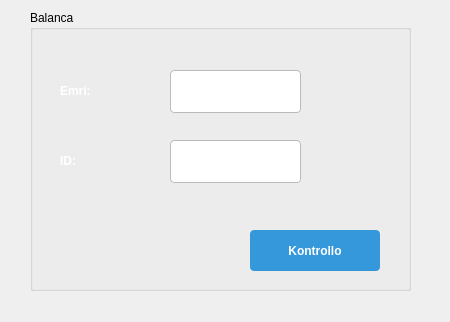
<?xml version="1.0" encoding="UTF-8"?>
<ui version="4.0">
 <class>check_balance</class>
 <widget class="QDialog" name="check_balance">
  <property name="geometry">
   <rect>
    <x>0</x>
    <y>0</y>
    <width>450</width>
    <height>322</height>
   </rect>
  </property>
  <property name="windowTitle">
   <string>Dialog</string>
  </property>
  <widget class="QGroupBox" name="groupBox">
   <property name="geometry">
    <rect>
     <x>30</x>
     <y>10</y>
     <width>381</width>
     <height>281</height>
    </rect>
   </property>
   <property name="title">
    <string>Balanca</string>
   </property>
   <widget class="QLabel" name="label">
    <property name="geometry">
     <rect>
      <x>30</x>
      <y>70</y>
      <width>71</width>
      <height>21</height>
     </rect>
    </property>
    <property name="styleSheet">
     <string notr="true">color: rgb(255, 255, 255);
    font-weight: bold;
font: 700 12pt &quot;Arial Rounded MT&quot;;</string>
    </property>
    <property name="text">
     <string>Emri:</string>
    </property>
   </widget>
   <widget class="QLineEdit" name="lineEdit">
    <property name="geometry">
     <rect>
      <x>140</x>
      <y>60</y>
      <width>131</width>
      <height>43</height>
     </rect>
    </property>
    <property name="styleSheet">
     <string notr="true">QLineEdit {
    padding: 8px;
    border: 1px solid #bbb;
    border-radius: 4px;
    background-color: #fff;
    selection-background-color: #3498db;
    min-height: 25px;
	color: rgb(0, 0, 0);
}

QLineEdit:focus {
    border: 1px solid #3498db;
}</string>
    </property>
   </widget>
   <widget class="QLabel" name="label_2">
    <property name="geometry">
     <rect>
      <x>30</x>
      <y>140</y>
      <width>61</width>
      <height>21</height>
     </rect>
    </property>
    <property name="styleSheet">
     <string notr="true"> color: rgb(255, 255, 255);   
 font-weight: bold;
font: 700 12pt &quot;Arial Rounded MT&quot;;</string>
    </property>
    <property name="text">
     <string>ID:</string>
    </property>
   </widget>
   <widget class="QLineEdit" name="lineEdit_2">
    <property name="geometry">
     <rect>
      <x>140</x>
      <y>130</y>
      <width>131</width>
      <height>43</height>
     </rect>
    </property>
    <property name="styleSheet">
     <string notr="true">QLineEdit {
    padding: 8px;
    border: 1px solid #bbb;
    border-radius: 4px;
    background-color: #fff;
    selection-background-color: #3498db;
    min-height: 25px;
	color: rgb(0, 0, 0);
}

QLineEdit:focus {
    border: 1px solid #3498db;
}</string>
    </property>
   </widget>
   <widget class="QPushButton" name="pushButton">
    <property name="geometry">
     <rect>
      <x>220</x>
      <y>220</y>
      <width>130</width>
      <height>41</height>
     </rect>
    </property>
    <property name="styleSheet">
     <string notr="true">QPushButton {
    background-color: #3498db;
    color: white;
    border: none;
    border-radius: 4px;
    padding: 10px 15px;
    font-weight: bold;
    min-width: 100px;
}

QPushButton:hover {
    background-color: #2980b9;
}

QPushButton:pressed {
    background-color: #1a5276;
}
</string>
    </property>
    <property name="text">
     <string>Kontrollo</string>
    </property>
   </widget>
  </widget>
 </widget>
 <resources/>
 <connections/>
</ui>
